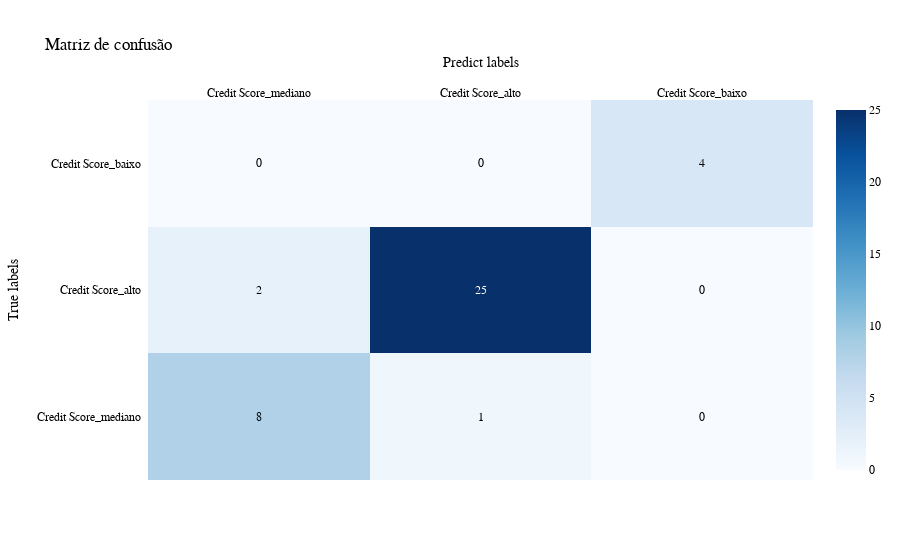

Here is the notebook cell this chart was saved with:
### Code cell
confusao_matrix = confusion_matrix(y_test, y_pred_test)
class_names = ["Credit Score_mediano", "Credit Score_alto", "Credit Score_baixo"]

fig = ff.create_annotated_heatmap(
    z=confusao_matrix,
    x=class_names,
    y=class_names,
    colorscale="Blues",
    showscale=True
)
fig.update_layout(
    title="Matriz de confusão",
    xaxis_title="Predict labels",
    yaxis_title="True labels",
    font=dict(
        family="Arial",
        size=12,
        color="black"
    )
)

### Figure 1 — Plotly figure (JSON) as saved in the notebook; plotly's stock layout.template omitted (floating-point values rounded to 4 significant figures)
{"data": [{"colorscale": [[0, "rgb(247,251,255)"], [0.125, "rgb(222,235,247)"], [0.25, "rgb(198,219,239)"], [0.375, "rgb(158,202,225)"], [0.5, "rgb(107,174,214)"], [0.625, "rgb(66,146,198)"], [0.75, "rgb(33,113,181)"], [0.875, "rgb(8,81,156)"], [1, "rgb(8,48,107)"]], "reversescale": false, "showscale": true, "type": "heatmap", "x": ["Credit Score_mediano", "Credit Score_alto", "Credit Score_baixo"], "y": ["Credit Score_mediano", "Credit Score_alto", "Credit Score_baixo"], "z": [[8, 1, 0], [2, 25, 0], [0, 0, 4]]}], "layout": {"annotations": [{"font": {"color": "#000000"}, "showarrow": false, "text": "8", "x": "Credit Score_mediano", "xref": "x", "y": "Credit Score_mediano", "yref": "y"}, {"font": {"color": "#000000"}, "showarrow": false, "text": "1", "x": "Credit Score_alto", "xref": "x", "y": "Credit Score_mediano", "yref": "y"}, {"font": {"color": "#000000"}, "showarrow": false, "text": "0", "x": "Credit Score_baixo", "xref": "x", "y": "Credit Score_mediano", "yref": "y"}, {"font": {"color": "#000000"}, "showarrow": false, "text": "2", "x": "Credit Score_mediano", "xref": "x", "y": "Credit Score_alto", "yref": "y"}, {"font": {"color": "#FFFFFF"}, "showarrow": false, "text": "25", "x": "Credit Score_alto", "xref": "x", "y": "Credit Score_alto", "yref": "y"}, {"font": {"color": "#000000"}, "showarrow": false, "text": "0", "x": "Credit Score_baixo", "xref": "x", "y": "Credit Score_alto", "yref": "y"}, {"font": {"color": "#000000"}, "showarrow": false, "text": "0", "x": "Credit Score_mediano", "xref": "x", "y": "Credit Score_baixo", "yref": "y"}, {"font": {"color": "#000000"}, "showarrow": false, "text": "0", "x": "Credit Score_alto", "xref": "x", "y": "Credit Score_baixo", "yref": "y"}, {"font": {"color": "#000000"}, "showarrow": false, "text": "4", "x": "Credit Score_baixo", "xref": "x", "y": "Credit Score_baixo", "yref": "y"}], "autosize": true, "font": {"color": "black", "family": "Arial", "size": 12}, "title": {"text": "Matriz de confusão"}, "xaxis": {"autorange": true, "dtick": 1, "gridcolor": "rgb(0, 0, 0)", "range": [-0.5, 2.5], "side": "top", "ticks": "", "title": {"text": "Predict labels"}, "type": "category"}, "yaxis": {"autorange": true, "dtick": 1, "range": [-0.5, 2.5], "ticks": "", "ticksuffix": "  ", "title": {"text": "True labels"}, "type": "category"}}}
